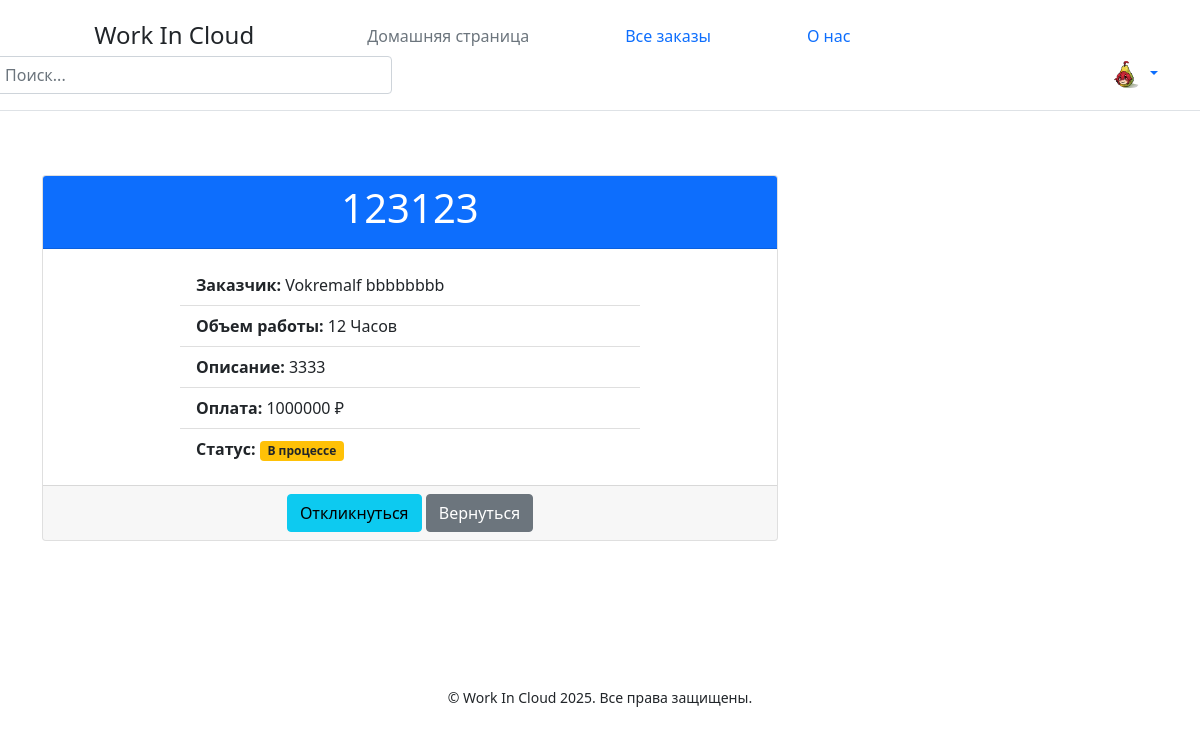
/work/4 (signed in), run on an earlier commit of the app's database.
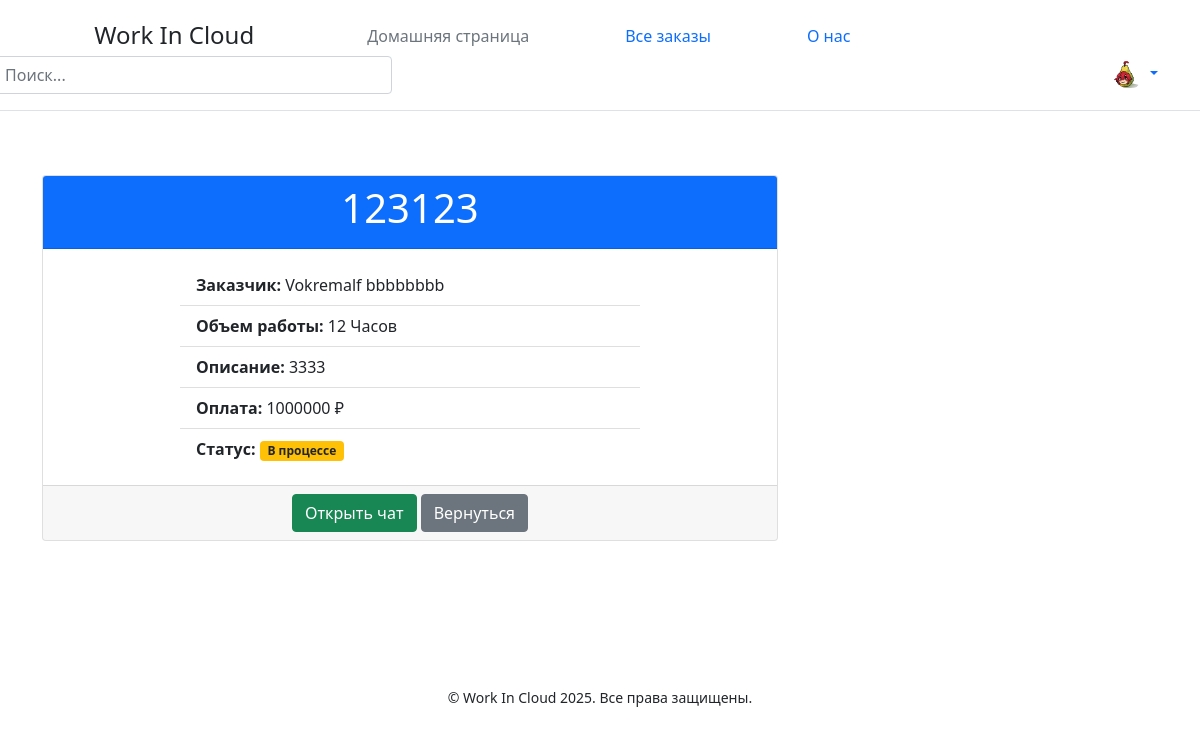
And on a later commit of the database.
### main.py (the view)
@app.route('/work/<int:job_id>')
@login_required
def work_detail(job_id):
    db_sess = db_session.create_session()
    job = db_sess.query(Vacancy).options(joinedload(Vacancy.customer)).filter(Vacancy.id == job_id).first()
    if not job:
        abort(404)
    responders_ids = job.responders.split() if job.responders else []
    responders_users = []
    if responders_ids:
        responders_users = db_sess.query(User).filter(
            User.id.in_([int(id) for id in responders_ids])
        ).all()
    return render_template('work_detail.html', job=job, responders_users=responders_users)

### data/db_session.py (called while the page is built)
def create_session() -> Session:
    global __factory
    return __factory()

### main.py (called while the page is built)
@login_manager.user_loader
def load_user(user_id):
    db_sess = db_session.create_session()
    return db_sess.query(User).get(user_id)

### templates/work_detail.html (shortened to what this page needs)
{% extends "base.html" %}
{% block content %}
{% if current_user.is_authenticated %}
<div class="container">
    <div class="row">
        <div class="col-md-8">
            <div class="card my-5">
                <div class="card-header text-center bg-primary text-white">
                    <h1 class="card-title">{{ job.job_name }}</h1>
                </div>
                <div class="card-body">
                    <div class="row">
                        <div class="col-md-8 offset-md-2">
                            <ul class="list-group list-group-flush">
                                <li class="list-group-item">
                                    <strong>Заказчик:</strong> {{ job.customer.name }} {{ job.customer.surname }}
                                </li>
                                <li class="list-group-item">
                                    <strong>Объем работы:</strong> {{ job.work_size }} Часов
                                </li>
                                <li class="list-group-item">
                                    <strong>Описание:</strong> {{ job.description }}
                                </li>
                                <li class="list-group-item">
                                    <strong>Оплата:</strong> {{ job.salary }} ₽
                                </li>
                                <li class="list-group-item">
                                    <strong>Статус:</strong>
                                    {% if job.is_finished %}
                                    <span class="badge bg-success">Завершена</span>
                                    {% else %}
                                    <span class="badge bg-warning text-dark">В процессе</span>
                                    {% endif %}
                                </li>
                            </ul>
                        </div>
                    </div>
                </div>
                <div class="card-footer text-center">
                    {% if current_user.is_authenticated and current_user.role == "executor" %}
                    {% if current_user.id|string in job.responders.split() %}
                    <a href="/chat/{{ job.customer.id }}-{{ current_user.id }}-{{ job.id }}" class="btn btn-success">Открыть чат</a>
                    {% else %}
                    <a href="/respond_to_job/{{ job.id }}" class="btn btn-info">Откликнуться</a>
                    {% endif %}
                    {% endif %}
                    {% if current_user.is_authenticated and current_user.id == job.customer.id and current_user.role == "customer" %}
                    <a href="/jobs" class="btn btn-secondary">Вернуться</a>
                    <a href="/jobs_edit/{{ job.id }}" class="btn btn-warning">Изменить</a>
                    <a href="/jobs_delete/{{ job.id }}" class="btn btn-danger">Завершить</a>
                    {% else %}
                    <a href="/jobs" class="btn btn-secondary">Вернуться</a>
                    {% endif %}
                </div>
            </div>
        </div>
    </div>
</div>
{% endif %}
{% endblock %}

What changed in the data, as far as the page shows it:
changed Vacancy: responders empty → "5" (drawn)
Also different on the page:
text no longer shown: "Откликнуться"
text now shown: "Открыть чат"
